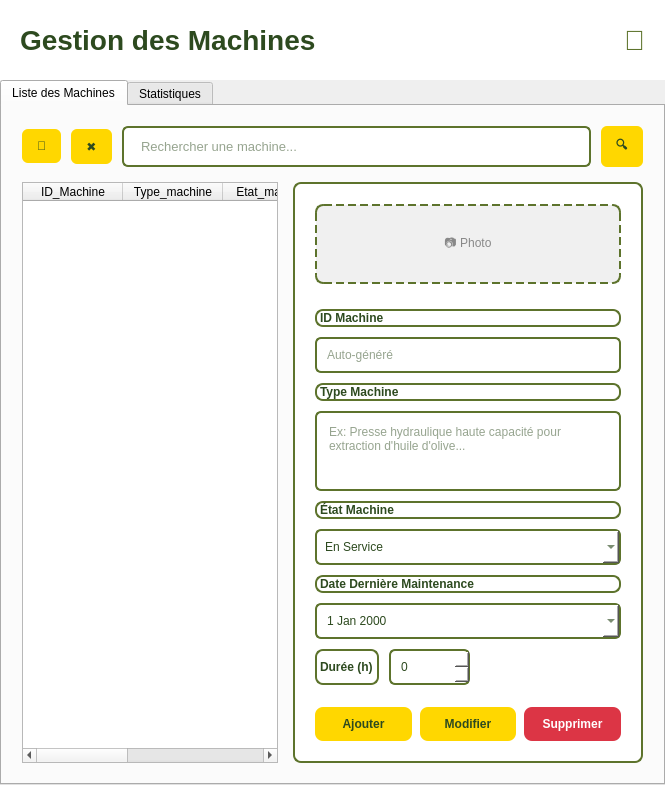
         <widget class="QWidget" name="page_2">
          <layout class="QVBoxLayout" name="page2MainLayout">
           <property name="spacing">
            <number>0</number>
           </property>
           <property name="margin" stdset="0">
            <number>0</number>
           </property>
           <item>
            <widget class="QFrame" name="headerFrame_2">
             <property name="minimumSize">
              <size>
               <width>0</width>
               <height>80</height>
              </size>
             </property>
             <property name="styleSheet">
              <string>background: #ffffff; border: none;</string>
             </property>
             <layout class="QHBoxLayout" name="headerLayout_2">
              <property name="spacing">
               <number>20</number>
              </property>
              <property name="margin" stdset="0">
               <number>20</number>
              </property>
              <item>
               <widget class="QLabel" name="headerTitle_2">
                <property name="styleSheet">
                 <string>color: #2d4a1f; font-size: 28px; font-weight: bold;</string>
                </property>
                <property name="text">
                 <string>Gestion des Machines</string>
                </property>
               </widget>
              </item>
              <item>
               <spacer>
                <property name="orientation">
                 <enum>Qt::Orientation::Horizontal</enum>
                </property>
                <property name="sizeHint" stdset="0">
                 <size>
                  <width>40</width>
                  <height>20</height>
                 </size>
                </property>
               </spacer>
              </item>
              <item>
               <widget class="QLabel" name="userIconHeader_2">
                <property name="styleSheet">
                 <string>font-size: 28px; color: #5d732c;</string>
                </property>
                <property name="text">
                 <string>👤</string>
                </property>
               </widget>
              </item>
             </layout>
            </widget>
           </item>
           <item>
            <widget class="QTabWidget" name="tabWidget_2">
             <property name="currentIndex">
              <number>0</number>
             </property>
             <widget class="QWidget" name="tab1_2">
              <attribute name="title">
               <string>Liste des Machines</string>
              </attribute>
              <layout class="QVBoxLayout" name="tab1Layout_2">
               <property name="spacing">
                <number>15</number>
               </property>
               <property name="margin" stdset="0">
                <number>20</number>
               </property>
               <item>
                <layout class="QHBoxLayout" name="searchLayout_2">
                 <property name="spacing">
                  <number>10</number>
                 </property>
                 <item>
                  <widget class="QPushButton" name="btnRefresh_2">
                   <property name="styleSheet">
                    <string>background: #ffd700; color: #2d4a1f; border: none; padding: 10px 15px; border-radius: 6px; font-weight: bold;</string>
                   </property>
                   <property name="text">
                    <string>🔄</string>
                   </property>
                  </widget>
                 </item>
                 <item>
                  <widget class="QPushButton" name="btnClear_2">
                   <property name="styleSheet">
                    <string>background: #ffd700; color: #2d4a1f; border: none; padding: 10px 15px; border-radius: 6px; font-weight: bold;</string>
                   </property>
                   <property name="text">
                    <string>✖</string>
                   </property>
                  </widget>
                 </item>
                 <item>
                  <widget class="QLineEdit" name="searchBox_2">
                   <property name="styleSheet">
                    <string>padding: 10px 15px; border: 2px solid #5d732c; border-radius: 6px; background: white; font-size: 13px; color: #2d4a1f;</string>
                   </property>
                   <property name="placeholderText">
                    <string>Rechercher une machine...</string>
                   </property>
                  </widget>
                 </item>
                 <item>
                  <widget class="QPushButton" name="btnSearch_2">
                   <property name="styleSheet">
                    <string>background: #ffd700; color: #2d4a1f; border: none; padding: 10px 15px; border-radius: 6px; font-weight: bold;</string>
                   </property>
                   <property name="text">
                    <string>🔍</string>
                   </property>
                  </widget>
                 </item>
                </layout>
               </item>
               <item>
                <layout class="QHBoxLayout" name="splitLayout_2">
                 <property name="spacing">
                  <number>15</number>
                 </property>
                 <item>
                  <widget class="QTableWidget" name="machineTable">
                   <property name="columnCount">
                    <number>5</number>
                   </property>
                   <attribute name="horizontalHeaderStretchLastSection">
                    <bool>true</bool>
                   </attribute>
                   <column>
                    <property name="text">
                     <string>ID_Machine</string>
                    </property>
                   </column>
                   <column>
                    <property name="text">
                     <string>Type_machine</string>
                    </property>
                   </column>
                   <column>
                    <property name="text">
                     <string>Etat_machine</string>
                    </property>
                   </column>
                   <column>
                    <property name="text">
                     <string>Date_dernière_maintenance</string>
                    </property>
                   </column>
                   <column>
                    <property name="text">
                     <string>Durée_fonctionnement</string>
                    </property>
                   </column>
                  </widget>
                 </item>
                 <item>
                  <widget class="QFrame" name="formPanel_2">
                   <property name="minimumSize">
                    <size>
                     <width>350</width>
                     <height>0</height>
                    </size>
                   </property>
                   <property name="maximumSize">
                    <size>
                     <width>400</width>
                     <height>16777215</height>
                    </size>
                   </property>
                   <property name="styleSheet">
                    <string>background: white; border: 2px solid #5d732c; border-radius: 8px;</string>
                   </property>
                   <layout class="QVBoxLayout" name="formLayout_2">
                    <property name="spacing">
                     <number>10</number>
                    </property>
                    <property name="margin" stdset="0">
                     <number>20</number>
                    </property>
                    <item>
                     <widget class="QLabel" name="photoLabel_2">
                      <property name="minimumSize">
                       <size>
                        <width>0</width>
                        <height>80</height>
                       </size>
                      </property>
                      <property name="styleSheet">
                       <string>background: #f0f0f0; border: 2px dashed #5d732c; border-radius: 8px; color: #888;</string>
                      </property>
                      <property name="text">
                       <string>📷 Photo</string>
                      </property>
                      <property name="alignment">
                       <set>Qt::AlignmentFlag::AlignCenter</set>
                      </property>
                     </widget>
                    </item>
                    <item>
                     <spacer>
                      <property name="orientation">
                       <enum>Qt::Orientation::Vertical</enum>
                      </property>
                      <property name="sizeHint" stdset="0">
                       <size>
                        <width>20</width>
                        <height>15</height>
                       </size>
                      </property>
                     </spacer>
                    </item>
                    <item>
                     <widget class="QLabel" name="labelId_2">
                      <property name="styleSheet">
                       <string>color: #2d4a1f; font-weight: bold; font-size: 12px;</string>
                      </property>
                      <property name="text">
                       <string>ID Machine</string>
                      </property>
                     </widget>
                    </item>
                    <item>
                     <widget class="QLineEdit" name="inputId_2">
                      <property name="styleSheet">
                       <string>padding: 8px; border: 2px solid #5d732c; border-radius: 6px; background: white; color: #2d4a1f;</string>
                      </property>
                      <property name="readOnly">
                       <bool>true</bool>
                      </property>
                      <property name="placeholderText">
                       <string>Auto-généré</string>
                      </property>
                     </widget>
                    </item>
                    <item>
                     <widget class="QLabel" name="labelType_2">
                      <property name="styleSheet">
                       <string>color: #2d4a1f; font-weight: bold; font-size: 12px;</string>
                      </property>
                      <property name="text">
                       <string>Type Machine</string>
                      </property>
                     </widget>
                    </item>
                    <item>
                     <widget class="QTextEdit" name="inputType_2">
                      <property name="minimumSize">
                       <size>
                        <width>0</width>
                        <height>60</height>
                       </size>
                      </property>
                      <property name="maximumSize">
                       <size>
                        <width>16777215</width>
                        <height>80</height>
                       </size>
                      </property>
                      <property name="styleSheet">
                       <string>padding: 8px; border: 2px solid #5d732c; border-radius: 6px; background: white; color: #2d4a1f;</string>
                      </property>
                      <property name="placeholderText">
                       <string>Ex: Presse hydraulique haute capacité pour extraction d'huile d'olive...</string>
                      </property>
                     </widget>
                    </item>
                    <item>
                     <widget class="QLabel" name="labelEtat_2">
                      <property name="styleSheet">
                       <string>color: #2d4a1f; font-weight: bold; font-size: 12px;</string>
                      </property>
                      <property name="text">
                       <string>État Machine</string>
                      </property>
                     </widget>
                    </item>
                    <item>
                     <widget class="QComboBox" name="inputEtat_2">
                      <property name="styleSheet">
                       <string>padding: 8px; border: 2px solid #5d732c; border-radius: 6px; background: white; color: #2d4a1f;</string>
                      </property>
                      <item>
                       <property name="text">
                        <string>En Service</string>
                       </property>
                      </item>
                      <item>
                       <property name="text">
                        <string>En Maintenance</string>
                       </property>
                      </item>
                      <item>
                       <property name="text">
                        <string>Hors Service</string>
                       </property>
                      </item>
                     </widget>
                    </item>
                    <item>
                     <widget class="QLabel" name="labelDateMaintenance_2">
                      <property name="styleSheet">
                       <string>color: #2d4a1f; font-weight: bold; font-size: 12px;</string>
                      </property>
                      <property name="text">
                       <string>Date Dernière Maintenance</string>
                      </property>
                     </widget>
                    </item>
                    <item>
                     <widget class="QDateEdit" name="inputDateMaintenance_2">
                      <property name="styleSheet">
                       <string>padding: 8px; border: 2px solid #5d732c; border-radius: 6px; background: white; color: #2d4a1f;</string>
                      </property>
                      <property name="calendarPopup">
                       <bool>true</bool>
                      </property>
                     </widget>
                    </item>
                    <item>
                     <layout class="QHBoxLayout" name="dureeLayout_2">
                      <property name="spacing">
                       <number>10</number>
                      </property>
                      <item>
                       <widget class="QLabel" name="labelDuree_2">
                        <property name="styleSheet">
                         <string>color: #2d4a1f; font-weight: bold; font-size: 12px;</string>
                        </property>
                        <property name="text">
                         <string>Durée (h)</string>
                        </property>
                       </widget>
                      </item>
                      <item>
                       <widget class="QSpinBox" name="inputDuree_2">
                        <property name="maximumSize">
                         <size>
                          <width>120</width>
                          <height>16777215</height>
                         </size>
                        </property>
                        <property name="styleSheet">
                         <string>padding: 8px; border: 2px solid #5d732c; border-radius: 6px; background: white; color: #2d4a1f;</string>
                        </property>
                        <property name="maximum">
                         <number>999999</number>
                        </property>
                       </widget>
                      </item>
                      <item>
                       <spacer>
                        <property name="orientation">
                         <enum>Qt::Orientation::Horizontal</enum>
                        </property>
                        <property name="sizeHint" stdset="0">
                         <size>
                          <width>40</width>
                          <height>20</height>
                         </size>
                        </property>
                       </spacer>
                      </item>
                     </layout>
                    </item>
                    <item>
                     <spacer>
                      <property name="orientation">
                       <enum>Qt::Orientation::Vertical</enum>
                      </property>
                      <property name="sizeHint" stdset="0">
                       <size>
                        <width>20</width>
                        <height>10</height>
                       </size>
                      </property>
                     </spacer>
                    </item>
                    <item>
                     <layout class="QHBoxLayout" name="formButtons_2">
                      <property name="spacing">
                       <number>8</number>
                      </property>
                      <item>
                       <widget class="QPushButton" name="btnAdd_2">
                        <property name="styleSheet">
                         <string>background: #ffd700; color: #2d4a1f; border: none; padding: 10px; border-radius: 8px; font-weight: bold;</string>
                        </property>
                        <property name="text">
                         <string>Ajouter</string>
                        </property>
                       </widget>
                      </item>
                      <item>
                       <widget class="QPushButton" name="btnUpdate_2">
                        <property name="styleSheet">
                         <string>background: #ffd700; color: #2d4a1f; border: none; padding: 10px; border-radius: 8px; font-weight: bold;</string>
                        </property>
                        <property name="text">
                         <string>Modifier</string>
                        </property>
                       </widget>
                      </item>
                      <item>
                       <widget class="QPushButton" name="btnDeleteForm_2">
                        <property name="toolTip">
                         <string>Supprimer la machine sélectionnée</string>
                        </property>
                        <property name="styleSheet">
                         <string>background: #dc3545; color: white; border: none; padding: 10px; border-radius: 8px; font-weight: bold;</string>
                        </property>
                        <property name="text">
                         <string>Supprimer</string>
                        </property>
                       </widget>
                      </item>
                     </layout>
                    </item>
                   </layout>
                  </widget>
                 </item>
                </layout>
               </item>
              </layout>
             </widget>
             <widget class="QWidget" name="tab2_2">
              <attribute name="title">
               <string>Statistiques</string>
              </attribute>
              <layout class="QVBoxLayout" name="tab2Layout_2">
               <item>
                <widget class="QLabel" name="statsLabel_2">
                 <property name="styleSheet">
                  <string>font-size: 24px; color: #5d732c; padding: 50px;</string>
                 </property>
                 <property name="text">
                  <string>📊 Statistiques</string>
                 </property>
                 <property name="alignment">
                  <set>Qt::AlignmentFlag::AlignCenter</set>
                 </property>
                </widget>
               </item>
              </layout>
             </widget>
            </widget>
           </item>
          </layout>
         </widget>
